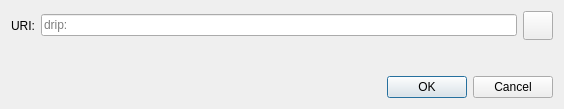
<?xml version="1.0" encoding="UTF-8"?>
<ui version="4.0">
 <class>OpenURIDialog</class>
 <widget class="QDialog" name="OpenURIDialog">
  <property name="geometry">
   <rect>
    <x>0</x>
    <y>0</y>
    <width>564</width>
    <height>109</height>
   </rect>
  </property>
  <property name="windowTitle">
   <string>Open drip URI</string>
  </property>
  <layout class="QVBoxLayout" name="verticalLayout">
   <item>
    <layout class="QHBoxLayout" name="horizontalLayout">
     <item>
      <widget class="QLabel" name="label">
       <property name="text">
        <string>URI:</string>
       </property>
      </widget>
     </item>
     <item>
      <widget class="QValidatedLineEdit" name="uriEdit">
       <property name="placeholderText">
        <string notr="true">drip:</string>
       </property>
      </widget>
     </item>
     <item>
      <widget class="QToolButton" name="pasteButton">
       <property name="toolTip">
        <string extracomment="Tooltip text for button that allows you to paste an address that is in your clipboard.">Paste address from clipboard</string>
       </property>
       <property name="text">
        <string/>
       </property>
       <property name="icon">
        <iconset resource="../bitcoin.qrc">
         <normaloff>:/icons/editpaste</normaloff>:/icons/editpaste
        </iconset>
       </property>
       <property name="iconSize">
        <size>
         <width>22</width>
         <height>22</height>
        </size>
       </property>
      </widget>
     </item>
    </layout>
   </item>
   <item>
    <spacer name="verticalSpacer">
     <property name="orientation">
      <enum>Qt::Vertical</enum>
     </property>
     <property name="sizeHint" stdset="0">
      <size>
       <width>20</width>
       <height>40</height>
      </size>
     </property>
    </spacer>
   </item>
   <item>
    <widget class="QDialogButtonBox" name="buttonBox">
     <property name="orientation">
      <enum>Qt::Horizontal</enum>
     </property>
     <property name="standardButtons">
      <set>QDialogButtonBox::Cancel|QDialogButtonBox::Ok</set>
     </property>
    </widget>
   </item>
  </layout>
 </widget>
 <customwidgets>
  <customwidget>
   <class>QValidatedLineEdit</class>
   <extends>QLineEdit</extends>
   <header>qt/qvalidatedlineedit.h</header>
  </customwidget>
 </customwidgets>
 <resources/>
 <connections>
  <connection>
   <sender>buttonBox</sender>
   <signal>accepted()</signal>
   <receiver>OpenURIDialog</receiver>
   <slot>accept()</slot>
   <hints>
    <hint type="sourcelabel">
     <x>248</x>
     <y>254</y>
    </hint>
    <hint type="destinationlabel">
     <x>157</x>
     <y>274</y>
    </hint>
   </hints>
  </connection>
  <connection>
   <sender>buttonBox</sender>
   <signal>rejected()</signal>
   <receiver>OpenURIDialog</receiver>
   <slot>reject()</slot>
   <hints>
    <hint type="sourcelabel">
     <x>316</x>
     <y>260</y>
    </hint>
    <hint type="destinationlabel">
     <x>286</x>
     <y>274</y>
    </hint>
   </hints>
  </connection>
 </connections>
</ui>
